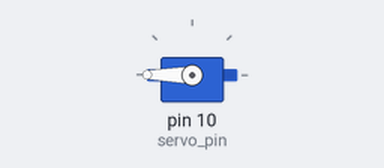
Recording of a sketch running on a simulated Arduino Uno, built with avr-gcc and run on an emulated ATmega328P. On the bench: servo.

Above: at 0.05 s.
Timing chart, 0 to 4.7 s (numbered marks = the images above):
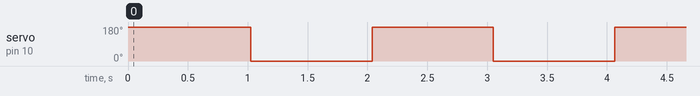

Measured:
- by itself, servo on pin 10 (servo_pin): alternates 180° for 1.0 s and 0° for 1.0 s

The sketch:

servo-back-and-forth.ino
```cpp
#include <Arduino.h>
#include <Servo.h>

Servo servo_1;

int servo_pin = 10;
int pos = 0;

void setup() {
  servo_1.attach(servo_pin);
}

void loop() {
  for (pos = 0; pos <= 180; pos += 1) {
    servo_1.write(pos);
  }
  delay(1000);

  for (pos = 180; pos >= 0; pos -= 1) {
    servo_1.write(pos);
  }
  delay(1000);
}
```
